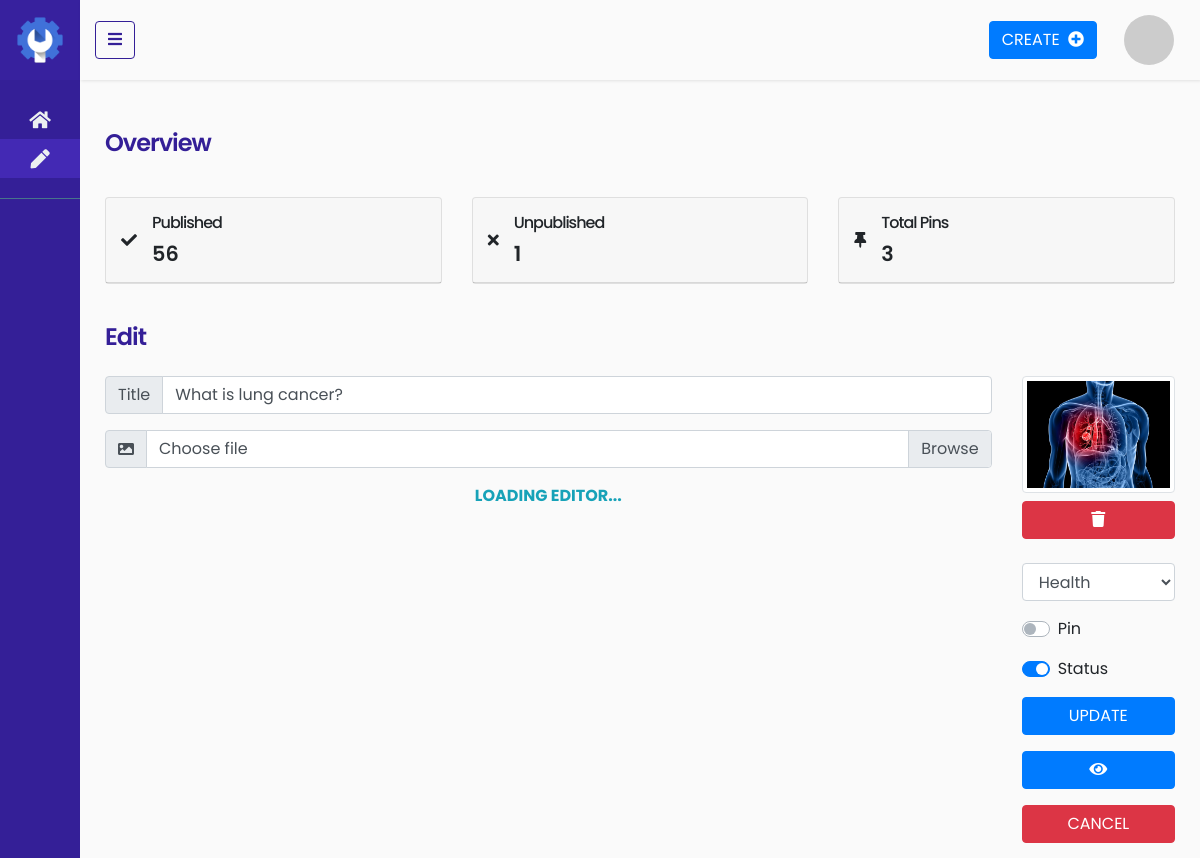
The app's page /dash/auth/post.php?edit=77 (signed in) with its own data.
### tables this page shows
CREATE TABLE `article` (
  `id` bigint(20) UNSIGNED NOT NULL,
  `title` varchar(255) NOT NULL,
  `slug` varchar(255) NOT NULL,
  `content` text NOT NULL,
  `pins` tinyint(1) NOT NULL DEFAULT 0,
  `view` bigint(20) NOT NULL DEFAULT 0,
  `cover` varchar(255) NOT NULL DEFAULT 'no_thum_cover.jpg',
  `status` tinyint(1) NOT NULL DEFAULT 1,
  `user_id` bigint(20) UNSIGNED NOT NULL,
  `category_id` bigint(20) UNSIGNED NOT NULL,
  `created_at` timestamp NULL DEFAULT NULL,
  `updated_at` timestamp NULL DEFAULT NULL
);

CREATE TABLE `categories` (
  `id` bigint(20) UNSIGNED NOT NULL,
  `name` varchar(255) NOT NULL,
  `description` varchar(255) NOT NULL,
  `user_id` bigint(20) UNSIGNED NOT NULL,
  `created_at` timestamp NULL DEFAULT NULL,
  `updated_at` timestamp NULL DEFAULT NULL
);

### dash/auth/partials/_editpost.php (the view, shortened to what this page needs)
<?php
require "includes/dbh.php";
$category = "SELECT id, name FROM categories;";
$handler = $db_conn -> query($category);
$article = "SELECT * FROM article WHERE id = :id";
$article_handler = $db_conn -> prepare($article);
$article_handler -> bindParam(":id", $_GET['edit'], PDO::PARAM_INT);
$article_handler -> execute();
$result = $article_handler -> fetch();
?>
<h1 class="title">Edit</h1>
<form action="includes/articlescrud.php" method="POST" id="post" enctype="multipart/form-data">
    <div class="row">
        <div class="col-lg-10">
            <div class="input-group">
                <div class="input-group-prepend">
                    <span class="input-group-text" id="basic-addon1">Title</span>
                </div>
                <input type="text" class="form-control" name="title"
                value="<?= $result['title'] ?>">
            </div>
            <div class="input-group mt-3">
                <div class="input-group-prepend">
                    <span class="input-group-text"><i class="fas fa-image"></i></span>
                </div>
                <div class="custom-file">
                    <label class="custom-file-label" for="thumbnail">Choose file</label>
                </div>
            </div>
            <span class="d-block text-uppercase text-center text-info font-weight-bold" id="loader">
                loading editor...
            </span>
        </div>
        <div class="col-lg-2">
            <?php if($result['cover'] != "no_thum_cover.jpg"): ?>
            <div class="mb-4">
                <img src="../../assets/images/content/<?= $result['cover'] ?>" class="img-thumbnail mb-2" alt="">
                <button type="submit" class="btn btn-danger w-100" name="delete_thumbnail">
                    <i class="fas fa-trash"></i>
                </button>
            </div>
            <?php endif; ?>
            <select class="form-control" name="category">
                <?php while ($row = $handler -> fetch()): ?>
                    <option value="<?= $row['id'] ?>"
                        <?= ($result['category_id'] == $row['id']) ? 'selected' : '' ?> >
                        <?= ucwords($row['name']) ?>
                    </option>
                <?php endwhile; ?>
            </select>
            <div class="custom-control custom-switch mt-3 mb-3">
                <label class="custom-control-label" for="pin">Pin</label>
            </div>
            <div class="custom-control custom-switch mb-3">
                <label class="custom-control-label" for="publish">Status</label>
            </div>
            <input type="submit" class="btn btn-primary w-100 text-uppercase mb-3" name="update" value="Update">
            <a class="btn btn-primary w-100 text-uppercase mb-3"
            href="../../article.php?id=<?= $_GET['edit'] ?>" target="_blank">
                <i class="fas fa-eye"></i>
            </a>
            <a class="btn btn-danger w-100 text-uppercase" href="<?= $link ?>">Cancel</a>
        </div>
    </div>
</form>

### dash/auth/css/style.css (style rules this page uses)
body { font-family: 'Poppins', sans-serif; background: #fafafa; overflow-y: scroll; }
a, a:hover, a:focus { color: inherit; text-decoration: none; transition: all 0.3s; }
.main-content .title { font-size: 1.5rem; margin: 1em 0; padding: 0; font-weight: 600; letter-spacing: -1px; color: #341F97; }

### records on screen
article: title "What is lung cancer?", cover (picture), category "Health"

### other values on screen
$result['published'] "56"
$result['unpublished'] "1"
$result['pins'] "3"
